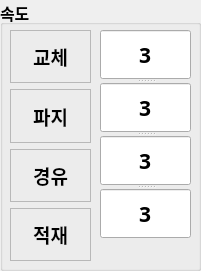
   <widget class="QGroupBox" name="groupBox">
    <property name="geometry">
     <rect>
      <x>380</x>
      <y>70</y>
      <width>201</width>
      <height>271</height>
     </rect>
    </property>
    <property name="font">
     <font>
      <pointsize>12</pointsize>
      <bold>true</bold>
     </font>
    </property>
    <property name="title">
     <string>속도</string>
    </property>
    <widget class="QWidget" name="layoutWidget_2">
     <property name="geometry">
      <rect>
       <x>10</x>
       <y>30</y>
       <width>81</width>
       <height>231</height>
      </rect>
     </property>
     <layout class="QGridLayout" name="gridLayout_3">
      <item row="2" column="0">
       <widget class="QLabel" name="label_x_target_6">
        <property name="font">
         <font>
          <family>Umpush</family>
          <pointsize>14</pointsize>
          <bold>true</bold>
         </font>
        </property>
        <property name="frameShape">
         <enum>QFrame::StyledPanel</enum>
        </property>
        <property name="text">
         <string>경유</string>
        </property>
        <property name="alignment">
         <set>Qt::AlignCenter</set>
        </property>
       </widget>
      </item>
      <item row="0" column="0">
       <widget class="QLabel" name="label_x_target_10">
        <property name="font">
         <font>
          <family>Umpush</family>
          <pointsize>14</pointsize>
          <bold>true</bold>
         </font>
        </property>
        <property name="frameShape">
         <enum>QFrame::StyledPanel</enum>
        </property>
        <property name="text">
         <string>교체</string>
        </property>
        <property name="alignment">
         <set>Qt::AlignCenter</set>
        </property>
       </widget>
      </item>
      <item row="1" column="0">
       <widget class="QLabel" name="label_x_target_7">
        <property name="font">
         <font>
          <family>Umpush</family>
          <pointsize>14</pointsize>
          <bold>true</bold>
         </font>
        </property>
        <property name="frameShape">
         <enum>QFrame::StyledPanel</enum>
        </property>
        <property name="text">
         <string>파지</string>
        </property>
        <property name="alignment">
         <set>Qt::AlignCenter</set>
        </property>
       </widget>
      </item>
      <item row="3" column="0">
       <widget class="QLabel" name="label_x_target_9">
        <property name="font">
         <font>
          <family>Umpush</family>
          <pointsize>14</pointsize>
          <bold>true</bold>
         </font>
        </property>
        <property name="frameShape">
         <enum>QFrame::StyledPanel</enum>
        </property>
        <property name="text">
         <string>적재</string>
        </property>
        <property name="alignment">
         <set>Qt::AlignCenter</set>
        </property>
       </widget>
      </item>
     </layout>
    </widget>
    <widget class="QSplitter" name="splitter_3">
     <property name="geometry">
      <rect>
       <x>100</x>
       <y>30</y>
       <width>91</width>
       <height>208</height>
      </rect>
     </property>
     <property name="orientation">
      <enum>Qt::Vertical</enum>
     </property>
     <widget class="QLineEdit" name="lineEdit_velocity_1">
      <property name="enabled">
       <bool>true</bool>
      </property>
      <property name="font">
       <font>
        <family>Umpush</family>
        <pointsize>16</pointsize>
        <bold>true</bold>
       </font>
      </property>
      <property name="autoFillBackground">
       <bool>false</bool>
      </property>
      <property name="text">
       <string>3</string>
      </property>
      <property name="alignment">
       <set>Qt::AlignCenter</set>
      </property>
      <property name="readOnly">
       <bool>true</bool>
      </property>
     </widget>
     <widget class="QLineEdit" name="lineEdit_velocity_2">
      <property name="enabled">
       <bool>true</bool>
      </property>
      <property name="font">
       <font>
        <family>Umpush</family>
        <pointsize>16</pointsize>
        <bold>true</bold>
       </font>
      </property>
      <property name="autoFillBackground">
       <bool>false</bool>
      </property>
      <property name="text">
       <string>3</string>
      </property>
      <property name="alignment">
       <set>Qt::AlignCenter</set>
      </property>
      <property name="readOnly">
       <bool>true</bool>
      </property>
     </widget>
     <widget class="QLineEdit" name="lineEdit_velocity_3">
      <property name="enabled">
       <bool>true</bool>
      </property>
      <property name="font">
       <font>
        <family>Umpush</family>
        <pointsize>16</pointsize>
        <bold>true</bold>
       </font>
      </property>
      <property name="autoFillBackground">
       <bool>false</bool>
      </property>
      <property name="text">
       <string>3</string>
      </property>
      <property name="alignment">
       <set>Qt::AlignCenter</set>
      </property>
      <property name="readOnly">
       <bool>true</bool>
      </property>
     </widget>
     <widget class="QLineEdit" name="lineEdit_velocity_4">
      <property name="enabled">
       <bool>true</bool>
      </property>
      <property name="font">
       <font>
        <family>Umpush</family>
        <pointsize>16</pointsize>
        <bold>true</bold>
       </font>
      </property>
      <property name="autoFillBackground">
       <bool>false</bool>
      </property>
      <property name="text">
       <string>3</string>
      </property>
      <property name="alignment">
       <set>Qt::AlignCenter</set>
      </property>
      <property name="readOnly">
       <bool>true</bool>
      </property>
     </widget>
    </widget>
   </widget>
